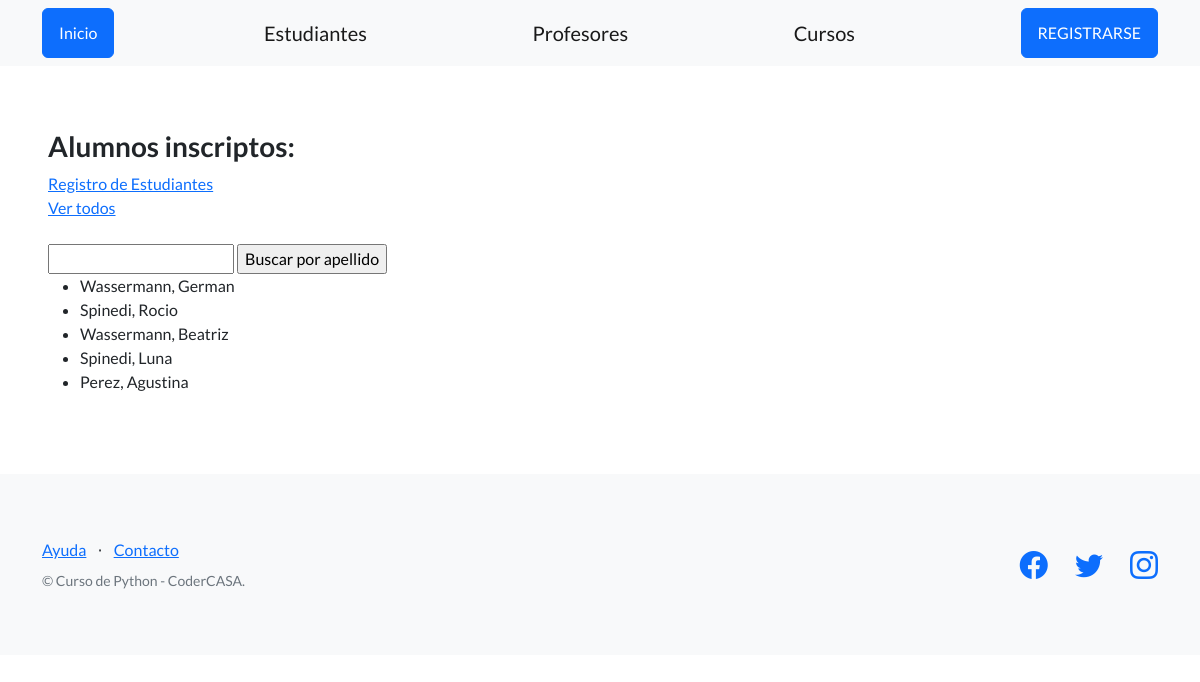
The app's page /estudios/estudiantes/ with its own data.
### control_estudios/models.py (models this page shows, shortened)
class Estudiante(models.Model):
    apellido=models.CharField(max_length=256)
    nombre=models.CharField(max_length=256)
    email=models.EmailField(blank=True)
    telefono=models.CharField(max_length=20,blank=True)
    dni=models.CharField(max_length=32)
    fecha_nacimiento=models.DateField(null=True)

### control_estudios/views.py (the view)
# urls.py: path("estudiantes/",listar_estudiantes, name ="lista_estudiante"),
def listar_estudiantes(request):
    contexto = {
        "estudiantes": Estudiante.objects.all()
    }
    http_response = render(
    request=request,
    template_name='control_estudios/lista_estudiante.html',
    context=contexto,
    )
    return http_response

### control_estudios/templates/control_estudios/lista_estudiante.html (shortened to what this page needs)
{%extends "base.html"%}
{% block contenido %}
    <h3>Alumnos inscriptos:</h3>
    <a href = "{% url 'crear_estudiante' %}"> Registro de Estudiantes <br>
    <a href = "{% url 'lista_estudiante' %}"> Ver todos
    </a>
    <br><br>
    <form action="{% url 'buscar_estudiante' %}" method="post">
      <input type="text" name="busqueda">
      <input type="submit" value="Buscar por apellido">
    </form>
    {% if estudiantes %}
        <ul>
            {% for estudiante in estudiantes %}
                <li>{{ estudiante.apellido }}, {{ estudiante.nombre }}</li>
            {% endfor %}
        </ul>
    {% else %}
        <p>No se encontraron estudiantes.</p>
    {% endif %}
{% endblock contenido %}

### records on screen
Estudiante: apellido "Wassermann", nombre "German"
Estudiante: apellido "Spinedi", nombre "Rocio"
Estudiante: apellido "Wassermann", nombre "Beatriz"
Estudiante: apellido "Spinedi", nombre "Luna"
Estudiante: apellido "Perez", nombre "Agustina"
